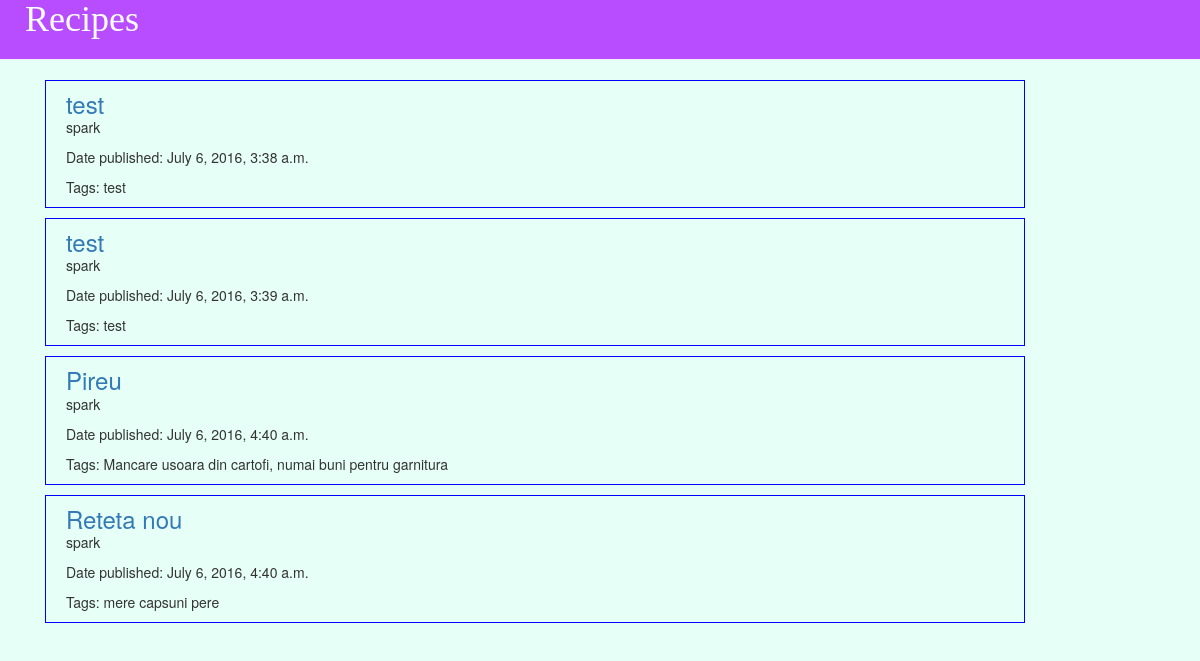
Page /Recipes/ on the committed database.
### Recipes/models.py (models this page shows, shortened)
class Recipe(models.Model):
	Recipe_Title = models.CharField(max_length=50)
	Recipe_Tags = models.CharField(max_length=200)
	Recipe_Owner = models.ForeignKey('auth.User')
	Recipe_Ingredients = models.TextField()
	Recipe_Description = models.TextField()
	Recipe_Date = models.DateTimeField(default=timezone.now)

### Recipes/views.py (the view)
def recipe_list(request):
    recipes = Recipe.objects.filter(Recipe_Date__lte=timezone.now()).order_by('Recipe_Date')
    return render(request, 'Recipes/MainPage.html', {'recipes': recipes})

### Recipes/Templates/Recipes/MainPage.html
{% extends 'Recipes/base.html' %}
{% block content %}
	{% for recipe in recipes %}
	    <div class="boxed">
		    <div class="recipe-group">
		        <h3><a href="{% url 'recipe_details' recipe_title=recipe.pk %}">{{ recipe.Recipe_Title }}</a></h3>
		        <p>{{ recipe.Recipe_Owner }}</p>
		        <p>Date published: {{ recipe.Recipe_Date }}</p>
		        <p>Tags: {{ recipe.Recipe_Tags|linebreaksbr }}</p>
			</div>
		</div>
	{% endfor %}
{% endblock %}

### Recipes/Templates/Recipes/Base.html (shortened to what this page needs)
{% load staticfiles %}
<html>
	<head>
		<link rel="stylesheet" href="//maxcdn.bootstrapcdn.com/bootstrap/3.2.0/css/bootstrap.min.css">
		<link rel="stylesheet" href="//maxcdn.bootstrapcdn.com/bootstrap/3.2.0/css/bootstrap-theme.min.css">
		<link rel="stylesheet" href="{% static 'css/Recipe.css' %}">
	</head>
	<body>
		<div class="page-header">
			<h1><a href="{% url 'recipe_list' %}">Recipes</a></h1>
		</div>
		<div class="page-content">
			<div class="content container">
    	    	{% block content %}
        		{% endblock %}
	    	</div>
	    </div>
	</body>
</html>

### Recipes/static/css/Recipe.css (style rules this page uses)
h1 { margin-top: -25px; margin-left: 25px; }
h1, h2 { color: #FCA205; font-family: 'Georgia'; }
h3, h2 { color: #3366ff; padding: 0px; margin: 0px; margin-top: 10px; }
body { background-color: #e6fff7; }
.page-header { background-color: #ff9400; }
.page-header { background-color: #b84dff; margin-top: 25px; }
.page-header h1, .page-header h1 a, .page-header h1 a:visited, .page-header h1 a:active { color: #ffffff; text-decoration: none; }
.page-content { margin-left: 30px; }
.boxed { border: 1px solid blue; margin-bottom: 10px; margin-right: 160px; }
.recipe-group { margin-left: 20px; }

### rows in the picture
Recipe: Recipe_Title "test", Recipe_Owner "spark", Recipe_Date "July 6, 2016, 3:38 a.m.", Recipe_Tags "test"
Recipe: Recipe_Title "test", Recipe_Owner "spark", Recipe_Date "July 6, 2016, 3:39 a.m.", Recipe_Tags "test"
Recipe: Recipe_Title "Pireu", Recipe_Owner "spark", Recipe_Date "July 6, 2016, 4:40 a.m.", Recipe_Tags "Mancare usoara din cartofi, numai buni pentru garnitura"
Recipe: Recipe_Title "Reteta nou", Recipe_Owner "spark", Recipe_Date "July 6, 2016, 4:40 a.m.", Recipe_Tags "mere capsuni pere"
